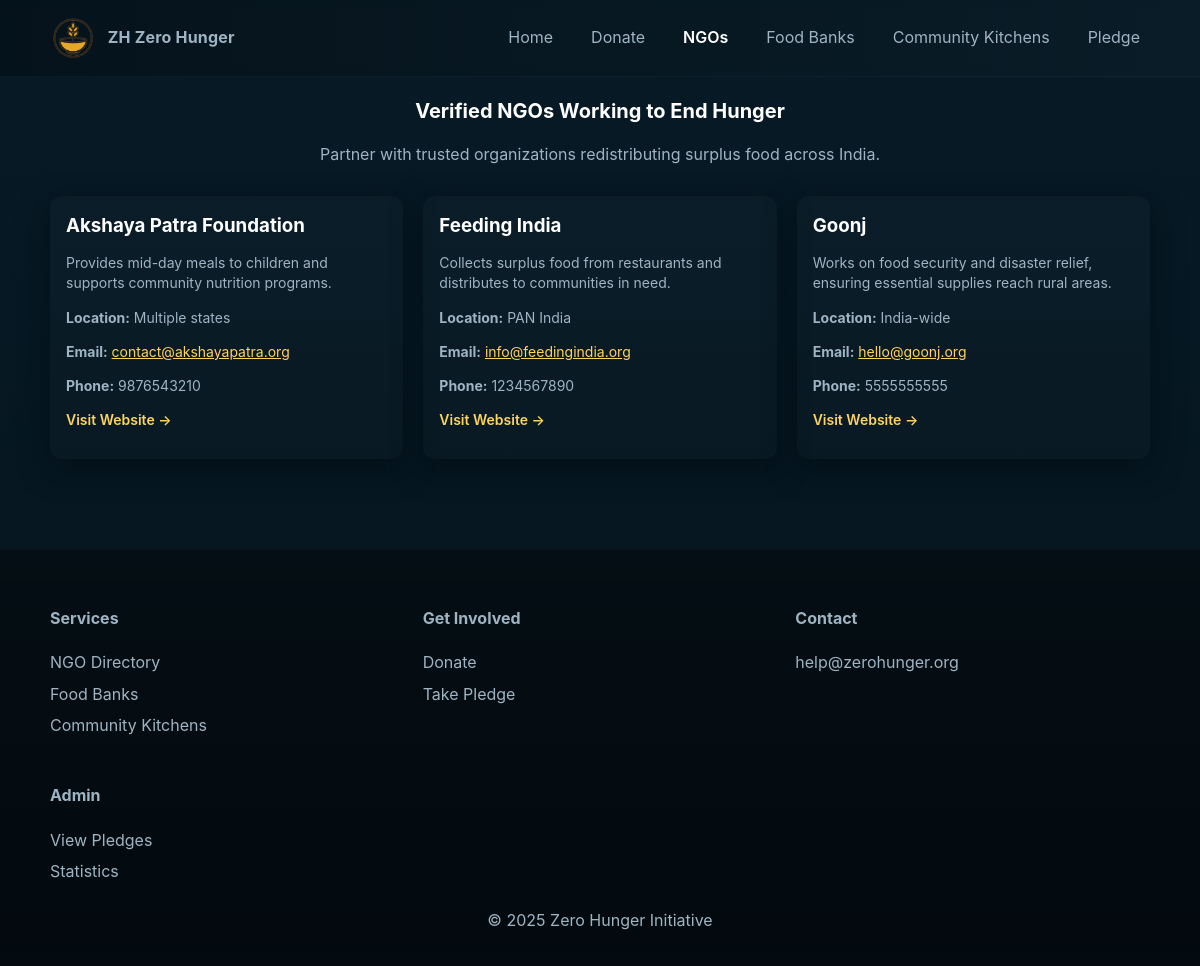
The app's page /ngos with its own data.
### tables this page shows
CREATE TABLE ngos (
        id INTEGER PRIMARY KEY AUTOINCREMENT,
        name TEXT NOT NULL UNIQUE,
        description TEXT,
        location TEXT,
        contact_email TEXT,
        phone TEXT,
        website TEXT,
        image_url TEXT,
        verification_status TEXT DEFAULT 'verified',
        created_at TIMESTAMP DEFAULT CURRENT_TIMESTAMP
    );

### app.py (the view)
@app.route("/ngos")
def ngos():
    conn = get_db()
    c = conn.cursor()
    c.execute("SELECT * FROM ngos ORDER BY name")
    ngo_list = c.fetchall()
    close_db(conn)
    return render_template("home/ngos.html", ngos=ngo_list)

### database.py (called while the page is built)
def get_db():
    conn = sqlite3.connect(DB)
    conn.row_factory = sqlite3.Row
    return conn

### templates/home/ngos.html (shortened to what this page needs)
{% extends "base.html" %}
{% block content %}
<section class="info">
  <h2 class="section-title">Verified NGOs Working to End Hunger</h2>
  <p class="section-sub">Partner with trusted organizations redistributing surplus food across India.</p>
  <div class="cards">
    {% if ngos %}
      {% for ngo in ngos %}
      <div class="card">
        <div class="card-body">
          <h3>{{ ngo.name }}</h3>
          <p>{{ ngo.description }}</p>
          <p><strong>Location:</strong> {{ ngo.location }}</p>
          <p><strong>Email:</strong> <a href="mailto:{{ ngo.contact_email }}" style="color: var(--accent);">{{ ngo.contact_email }}</a></p>
          {% if ngo.phone %}<p><strong>Phone:</strong> {{ ngo.phone }}</p>{% endif %}
          {% if ngo.website %}<p><a href="{{ ngo.website }}" target="_blank" class="link-sm">Visit Website →</a></p>{% endif %}
        </div>
      </div>
      {% endfor %}
    {% else %}
      <p style="text-align: center; color: var(--muted);">No NGOs found</p>
    {% endif %}
  </div>
</section>
{% endblock %}

### templates/base.html (shortened to what this page needs)
<!DOCTYPE html>
<html lang="en">
<head>
  <link rel="stylesheet" href="{{ url_for('static', filename='style.css') }}">
</head>
<body>
  <header class="site-header">
    <nav class="nav container">
      <div class="brand">
        <img src="{{ url_for('static', filename='logo.png') }}" alt="Zero Hunger Logo" style="height: 44px; width: auto;">
        <span class="logo-text">ZH Zero Hunger</span>
      </div>
      <ul class="nav-links">
        <li><a href="{{ url_for('home') }}" {% if request.endpoint == 'home' %}class="active"{% endif %}>Home</a></li>
        <li><a href="{{ url_for('donate') }}" {% if request.endpoint == 'donate' %}class="active"{% endif %}>Donate</a></li>
        <li><a href="{{ url_for('ngos') }}" {% if request.endpoint == 'ngos' %}class="active"{% endif %}>NGOs</a></li>
        <li><a href="{{ url_for('foodbanks') }}" {% if request.endpoint == 'foodbanks' %}class="active"{% endif %}>Food Banks</a></li>
        <li><a href="{{ url_for('community') }}" {% if request.endpoint == 'community' %}class="active"{% endif %}>Community Kitchens</a></li>
        <li><a href="{{ url_for('pledge') }}" {% if request.endpoint == 'pledge' %}class="active"{% endif %}>Pledge</a></li>
      </ul>
    </nav>
  </header>
  <main class="container">
    {% block content %}{% endblock %}
  </main>
  <footer class="site-footer">
    <div class="container">
      <div class="footer-grid">
        <div>
          <h4>Services</h4>
          <ul class="footer-links">
            <li><a href="{{ url_for('ngos') }}">NGO Directory</a></li>
            <li><a href="{{ url_for('foodbanks') }}">Food Banks</a></li>
            <li><a href="{{ url_for('community') }}">Community Kitchens</a></li>
          </ul>
        </div>
        <div>
          <h4>Get Involved</h4>
          <ul class="footer-links">
            <li><a href="{{ url_for('donate') }}">Donate</a></li>
            <li><a href="{{ url_for('pledge') }}">Take Pledge</a></li>
          </ul>
        </div>
        <div>
          <h4>Contact</h4>
          <p>help@zerohunger.org</p>
        </div>
        <div>
          <h4>Admin</h4>
          <ul class="footer-links">
            <li><a href="{{ url_for('admin_pledges') }}">View Pledges</a></li>
            <li><a href="{{ url_for('admin_stats') }}">Statistics</a></li>
          </ul>
        </div>
      </div>
      <p class="copyright">&copy; 2025 Zero Hunger Initiative</p>
    </div>
  </footer>
</body>
</html>

### static/style.css (style rules this page uses)
:root { --bg:#071a26; --panel:#0f3d57; --accent:#ffd35c; --muted:#9fb4c3; --card:#0b2a36; --glass: rgba(255,255,255,0.03); }
* { box-sizing:border-box }
html,body { height:100% }
body { margin:0; font-family: 'Inter', system-ui, -apple-system, "Segoe UI", Roboto, "Helvetica Neue", Arial; background: linear-gradient(180deg,var(--bg), #04121a 120%); color: #e8f3f7; -webkit-font-smoothing:antialiased; -moz-osx-font-smoothing:grayscale; line-height:1.45; }
.container { width:calc(100% - 40px); max-width:1100px; margin:0 auto; }
.site-header { position:sticky; top:0; z-index:40; background:linear-gradient(90deg, rgba(5,18,26,0.85), rgba(10,30,40,0.85)); backdrop-filter: blur(6px); border-bottom:1px solid rgba(255,255,255,0.03); }
.nav { display:flex; align-items:center; justify-content:space-between; padding:16px 0; }
.brand { display:flex; align-items:center; gap:12px; }
.logo-text { font-weight:700; letter-spacing:0.2px; color:var(--muted); }
.nav-links { list-style:none; display:flex; gap:18px; align-items:center; margin:0; padding:0; }
.nav-links a { color:var(--muted); text-decoration:none; padding:8px 10px; border-radius:8px; transition:all .16s ease; }
.nav-links a.active { color:white; font-weight:600 }
.info { padding:12px 0 40px }
.section-title { font-size:20px; color:white; text-align:center; margin-top:8px }
.section-sub { color:var(--muted); text-align:center; margin:10px 0 30px; max-width:820px; margin-left:auto; margin-right:auto }
.cards { display:grid; grid-template-columns:repeat(3,1fr); gap:20px; margin-top:10px }
.card { background:linear-gradient(180deg, rgba(255,255,255,0.02), rgba(255,255,255,0.01)); border-radius:12px; overflow:hidden; box-shadow: 0 10px 30px rgba(4,12,18,0.6); transition:transform .22s ease, box-shadow .22s ease }
.card-body { padding:16px }
.card h3 { margin:0 0 8px; color:#fff }
.card p { color:var(--muted); font-size:14px; margin-bottom:12px }
.card .link-sm { color:var(--accent); text-decoration:none; font-weight:600 }
.site-footer { margin-top:50px; padding:36px 0 18px; background:linear-gradient(180deg, rgba(3,8,12,0.6), rgba(3,8,12,0.8)); border-top:1px solid rgba(255,255,255,0.03) }
.footer-grid { display:grid; grid-template-columns:1fr 1fr 1fr; gap:18px; align-items:start; color:var(--muted) }
.footer-links { list-style:none; padding:0; margin:0 }
.footer-links li { margin:8px 0 }
.footer-links a { color:var(--muted); text-decoration:none }
.copyright { margin-top:18px; text-align:center; color:var(--muted) }

### records on screen
ngos: name "Akshaya Patra Foundation", description "Provides mid-day meals to children and supports community nutrition programs.", location "Multiple states", contact_email "contact@akshayapatra.org", phone "9876543210"
ngos: name "Feeding India", description "Collects surplus food from restaurants and distributes to communities in need.", location "PAN India", contact_email "info@feedingindia.org", phone "1234567890"
ngos: name "Goonj", description "Works on food security and disaster relief, ensuring essential supplies reach rural areas.", location "India-wide", contact_email "hello@goonj.org", phone "5555555555"
